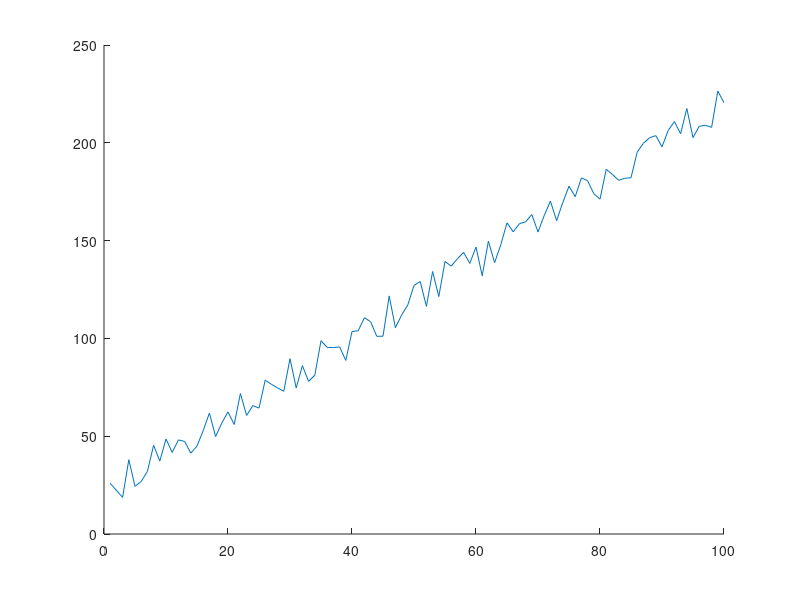

MATLAB code to generate this figure: (Note: this script raises an error after producing the figure.)

x=1:100

m=2
b=10
z=rand(1,100)*20

y=m*x+b+z

n=size(y,2)
hold all
plot(x,y)

res=psomethod(@(X)error_mape(X,y),[5 6;20 30])
plot(res.xbest(1)*x+res.xbest(2))
legend('real','simulacion')